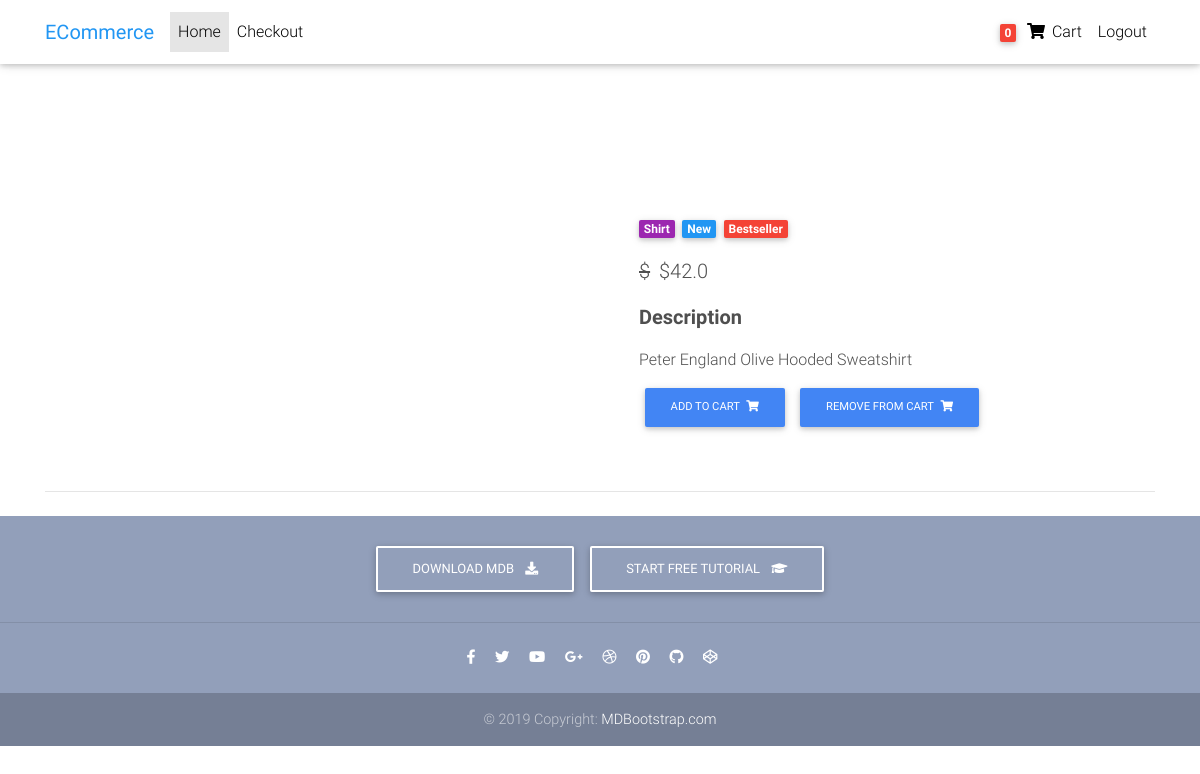
The app's page /product/test1/ (signed in) with its own data.
### core/models.py (models this page shows, shortened)
class Order(models.Model):
    user = models.ForeignKey(settings.AUTH_USER_MODEL,
                             on_delete=models.CASCADE)
    items = models.ManyToManyField(OrderItem)
    start_date = models.DateTimeField(auto_now_add=True)
    ordered_date = models.DateTimeField()
    ordered = models.BooleanField(default=False)
    shipping_address = models.ForeignKey(
        'Address', related_name='shipping_address', on_delete=models.SET_NULL, blank=True, null=True)

class Item(models.Model):
    title = models.CharField(max_length=100)
    price = models.FloatField()
    discount_price = models.FloatField(blank=True, null=True)
    category = models.CharField(choices=CATEGORY_CHOICES, max_length=2)
    label = models.CharField(choices=LABEL_CHOICES, max_length=1)
    slug = models.SlugField()
    description = models.TextField()
    def get_add_to_cart_url(self):
        return reverse("core:add-to-cart", kwargs={
            'slug': self.slug
        })
    def get_remove_from_cart_url(self):
        return reverse("core:remove-from-cart", kwargs={
            'slug': self.slug
        })

### core/views.py (the view)
# urls.py: path('product/<slug>/', ItemDetailView.as_view(), name='product'),
class ItemDetailView(DetailView):
    model = Item
    template_name = "product.html"

### core/templatetags/cart_template_tags.py (called while the page is built)
@register.filter
def cart_item_count(user):
    if user.is_authenticated:
        qs = Order.objects.filter(user=user, ordered=False)
        if qs.exists():
            return qs[0].items.count()
    return 0

### templates/product.html (shortened to what this page needs)
{% extends 'base.html' %}
{% block content %}
  <main class="mt-5 pt-4">
    <div class="container dark-grey-text mt-5">
      <div class="row wow fadeIn">
        <div class="col-md-6 mb-4">
        </div>
        <div class="col-md-6 mb-4">
          <div class="p-4">
            <div class="mb-3">
              <a href="">
                <span class="badge purple mr-1">{{object.get_category_display}}</span>
              </a>
              <a href="">
                <span class="badge blue mr-1">New</span>
              </a>
              <a href="">
                <span class="badge red mr-1">Bestseller</span>
              </a>
            </div>
            <p class="lead">
              <span class="mr-1">
                {% if object.discount_price %}
                <del>${{object.discounr_price}}</del>
                {% endif %}
              </span>
              <span>${{object.price}}</span>
            </p>
            <p class="lead font-weight-bold">Description</p>
            <p>{{object.description}}</p>
              <a href="{{object.get_add_to_cart_url}}" class="btn btn-primary btn-md my-0 p" type="submit">Add to cart
                <i class="fas fa-shopping-cart ml-1"></i>
              </a>
              <a href="{{object.get_remove_from_cart_url}}" class="btn btn-primary btn-md my-0 p" type="submit">Remove from cart
                <i class="fas fa-shopping-cart ml-1"></i>
              </a>
          </div>
        </div>
      </div>
      <hr>
    </div>
  </main>
 {% endblock content %}

### templates/base.html (shortened to what this page needs)
{% load static %}
{% load cart_template_tags %}
<!DOCTYPE html>
<html lang="en">
<head>
  <link rel="stylesheet" href="https://use.fontawesome.com/releases/v5.8.1/css/all.css">
  <link href="{% static 'css/bootstrap.min.css' %}" rel="stylesheet">
  <link href="{% static 'css/mdb.min.css' %}" rel="stylesheet">
  <link href="{% static 'css/style.min.css' %}" rel="stylesheet">
</head>
<body>
 <nav class="navbar fixed-top navbar-expand-lg navbar-light white scrolling-navbar">
  <div class="container">
    <a class="navbar-brand waves-effect" href="https://mdbootstrap.com/docs/jquery/" target="_blank">
      <strong class="blue-text">ECommerce</strong>
    </a>
    <div class="collapse navbar-collapse" id="navbarSupportedContent">
      <ul class="navbar-nav mr-auto">
        <li class="nav-item active">
          <a class="nav-link waves-effect" href="/">Home
          </a>
        </li>
        <li class="nav-item">
          <a class="nav-link waves-effect" href="/check" >Checkout</a>
        </li>
      </ul>
      <ul class="navbar-nav nav-flex-icons">
        {% if request.user.is_authenticated %}
          <li class="nav-item">
            <a href="{% url 'core:order-summary' %}" class="nav-link waves-effect">
              <span class="badge red z-depth-1 mr-1"> {{request.user|cart_item_count}} </span>
              <i class="fas fa-shopping-cart"></i>
              <span class="clearfix d-none d-sm-inline-block"> Cart </span>
            </a>
          </li>
          <li class="nav-item">
            <a class="nav-link waves-effect" href="{% url 'account_logout' %}">
              <span class="clearfix d-none d-sm-inline-block"> Logout </span>
            </a>
          </li>
          {% endif %}
      </ul>
    </div>
  </div>
</nav>
    <div class="mt-5 pt-4">
    </div>
    {% block content %}
    {% endblock content %}
    <footer class="page-footer text-center font-small mt-4 wow fadeIn">
      <div class="pt-4">
        <a class="btn btn-outline-white" href="https://mdbootstrap.com/docs/jquery/getting-started/download/" target="_blank"
          role="button">Download MDB
          <i class="fas fa-download ml-2"></i>
        </a>
        <a class="btn btn-outline-white" href="https://mdbootstrap.com/education/bootstrap/" target="_blank" role="button">Start
          free tutorial
          <i class="fas fa-graduation-cap ml-2"></i>
        </a>
      </div>
      <hr class="my-4">
    <div class="pb-4">
      <a href="https://www.facebook.com/mdbootstrap" target="_blank">
        <i class="fab fa-facebook-f mr-3"></i>
      </a>
      <a href="https://twitter.com/MDBootstrap" target="_blank">
        <i class="fab fa-twitter mr-3"></i>
      </a>
      <a href="https://www.youtube.com/watch?v=7MUISDJ5ZZ4" target="_blank">
        <i class="fab fa-youtube mr-3"></i>
      </a>
      <a href="https://plus.google.com/u/0/b/107863090883699620484" target="_blank">
        <i class="fab fa-google-plus-g mr-3"></i>
      </a>
      <a href="https://dribbble.com/mdbootstrap" target="_blank">
        <i class="fab fa-dribbble mr-3"></i>
      </a>
      <a href="https://pinterest.com/mdbootstrap" target="_blank">
        <i class="fab fa-pinterest mr-3"></i>
      </a>
      <a href="https://github.com/mdbootstrap/bootstrap-material-design" target="_blank">
        <i class="fab fa-github mr-3"></i>
      </a>
      <a href="http://codepen.io/mdbootstrap/" target="_blank">
        <i class="fab fa-codepen mr-3"></i>
      </a>
    </div>
    <div class="footer-copyright py-3">
      © 2019 Copyright:
      <a href="https://mdbootstrap.com/education/bootstrap/" target="_blank"> MDBootstrap.com </a>
    </div>
  </footer>
</body>
</html>
</body>
</html>

### templates/base.html (style rules this page uses)
html, body, header, .carousel { height: 60vh; }

### records on screen
Item: category "Shirt", price "42.0", description "Peter England Olive Hooded Sweatshirt"

### other values on screen
{{ request.user|cart_item_count }} "0"
